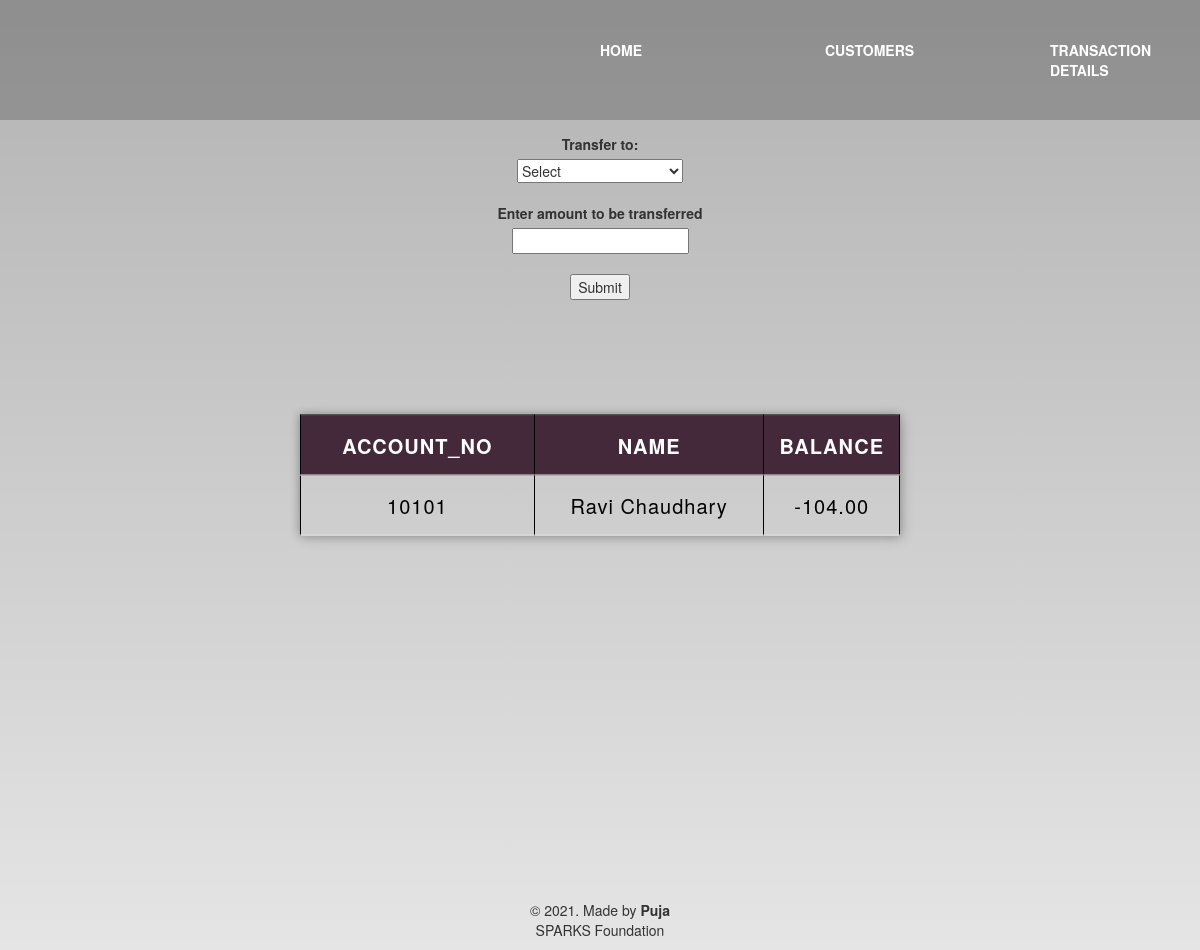
/money.php?acc_no=10101, run on the app's committed database.
### tables this page shows
CREATE TABLE `customer` (
  `accno` int(11) NOT NULL,
  `name` char(30) NOT NULL,
  `address` varchar(100) NOT NULL,
  `phone` varchar(15) NOT NULL,
  `email` varchar(80) NOT NULL,
  `aadhar_no` varchar(20) NOT NULL,
  `acc_type` varchar(20) NOT NULL,
  `status` char(15) NOT NULL,
  `balance` float(15,2) NOT NULL
);

### money.php (the view, shortened to what this page needs)
<html>
    <head>
            <link href ="https://maxcdn.bootstrapcdn.com/bootstrap/3.4.1/css/bootstrap.min.css" type="text/css" rel="stylesheet">
</head>
<body>
<?php
$accno=$_GET['acc_no'];
?>
<nav>
            <div class="logo">
            </div>
            <div class="menu">
             <a href="index.php">Home</a>
             <a href="cust.php">Customers</a>
             <a href="transaction.php"> Transaction Details</a>
            </div>
        </nav>
<div>
<table>
<th>ACCOUNT_NO</th><th>NAME</th>
<th>BALANCE</th>
<?php
        $con= mysqli_connect ('localhost' ,'root','','bank');
                   $selectquery ="select * from customer where accno=$accno";
                   $query=mysqli_query($con,$selectquery);
                   while($res=mysqli_fetch_array($query)){
                ?>
                      <tr>
                            <td><?php echo $res['accno']; ?></td>
                            <td><?php echo $res['name']; ?></td>
                            <td><?php echo $res['balance']; ?></td>
                      </tr>
                <?php
                   }
?>
</table>
<table style="width:200%">
<center><form method="GET" action="updatebal.php">
                   <label for="to">Transfer to:</label><br>
                   <select name="to" id="to">
                       <option>Select</option>
  </select><br><br>
<label  for="bal">Enter amount to be transferred</label><br>
<input type="number" id="bal" name="bal">
<br><br>
<input type="submit">
                </form><center>
</div>
<div style="margin-top:50%">
<footer class="text-center mt-5 py-2">
        <p>&copy 2021. Made by <b>Puja</b> <br> SPARKS Foundation</p>
      </footer></div>
</body>
</html>

### money.php (style rules this page uses)
body { background-size: cover; background-image:linear-gradient(rgba(0,0,0,0.3),rgba(0,0,0,0.1)); }
table ,th,td { border:1px solid black; }
table { position:absolute; top:50%; left:50%; transform:translate(-50%,-50%); border-collapse: collapse; width:800px; border:1px solid #bdc3c7; box-shadow: 2px 2px 12px rgba(0,0,0,0.2), -1px -1px 8px rgba(0,0,0,0.2); letter-spacing: 1px; padding:10px 0 ; font-size:20px; }
table { width:50%; border-collapse: collapse; }
th { text-align: center; background-color: #44293b; color: white; }
td { text-align: center; height:70%; width:40%; color: black; }
th, td { padding: 15px; text-align: center; border-bottom: 1px solid #ddd; }
nav { width:100%; height:15vh;background:rgba(0,0,0,0.2);color:white; display:flex;text-transform: uppercase; justify-content: space-between;align-items: center; }
nav .logo { width:35%;text-align: center; }
nav .menu { width:50%;justify-content: space-between;display:flex; }
nav .menu a { width:25%;text-decoration: none; color:white;font-weight: bold; }

### data on the page
customer: accno "10101", name "Ravi Chaudhary", balance "-104.00"
